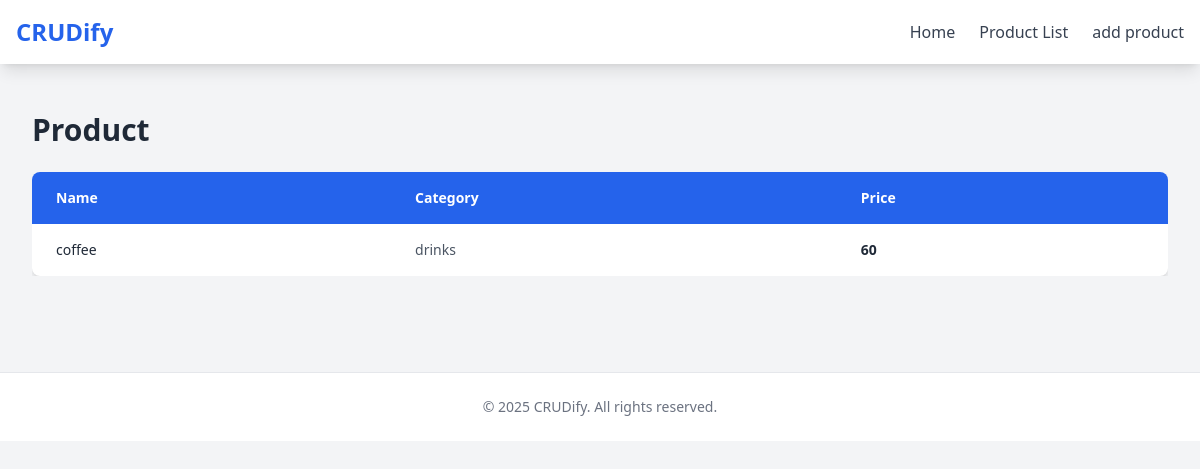
The app's page /view-product/1, older data.
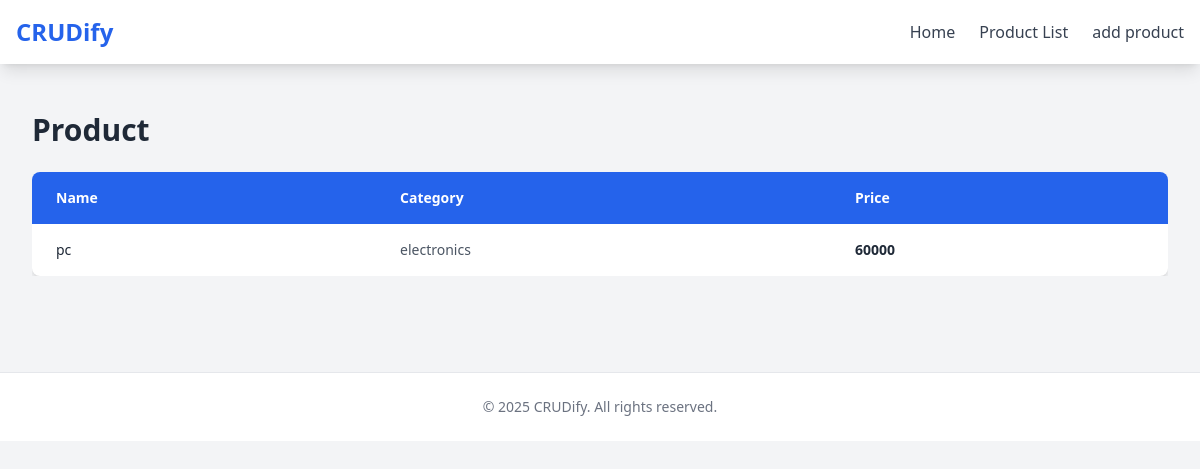
The same page, newer data.
### product/models.py (models this page shows)
class productModel(models.Model):
    name =models.CharField(max_length=100)
    category = models.CharField(max_length=100)
    price = models.IntegerField()

### crud2/views.py (the view)
# urls.py: path('view-product/<str:id>', viewProduct, name='viewProduct'),
def viewProduct(request,id):
    productData = productModel.objects.get(id=id)
    return render(request, 'viewProduct.html', {'product':productData})

### templates/viewProduct.html
{% extends "master.html" %}
{% block body %}
<section class="max-w-7xl mx-auto px-4 sm:px-6 lg:px-8 py-12">
    <h2 class="text-3xl font-bold text-gray-800 mb-6">Product</h2>
    <div class="overflow-x-auto">
      <table class="min-w-full bg-white shadow-md rounded-lg overflow-hidden">
        <thead class="bg-blue-600 text-white">
          <tr>
            <th class="text-left px-6 py-4 text-sm font-semibold">Name</th>
            <th class="text-left px-6 py-4 text-sm font-semibold">Category</th>
            <th class="text-left px-6 py-4 text-sm font-semibold">Price</th>
          </tr>
        </thead>
        <tbody class="divide-y divide-gray-200">
          <tr class="hover:bg-gray-50 transition">
            <td class="px-6 py-4 text-sm font-medium text-gray-800">{{ product.name }}</td>
            <td class="px-6 py-4 text-sm text-gray-600">{{ product.category }}</td>
            <td class="px-6 py-4 text-sm text-gray-800 font-semibold">{{ product.price }}</td>
          </tr>
        </tbody>
      </table>
    </div>
  </section>
{% endblock body %}

Row changes from the older to the newer data that the page shows:
changed productModel: name "coffee" → "pc"; category "drinks" → "electronics"; price "60" → "60000"
